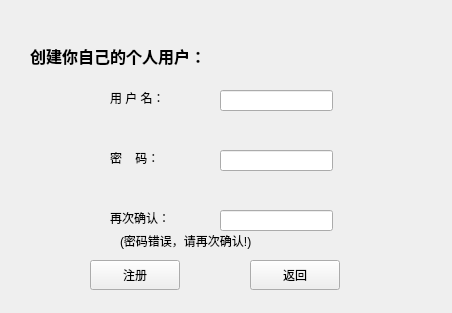
<?xml version="1.0" encoding="UTF-8"?>
<ui version="4.0">
 <class>signup</class>
 <widget class="QWidget" name="signup">
  <property name="geometry">
   <rect>
    <x>0</x>
    <y>0</y>
    <width>452</width>
    <height>313</height>
   </rect>
  </property>
  <property name="windowTitle">
   <string>Form</string>
  </property>
  <widget class="QLabel" name="label">
   <property name="geometry">
    <rect>
     <x>110</x>
     <y>90</y>
     <width>72</width>
     <height>15</height>
    </rect>
   </property>
   <property name="text">
    <string>用 户 名：</string>
   </property>
  </widget>
  <widget class="QLabel" name="label_2">
   <property name="geometry">
    <rect>
     <x>110</x>
     <y>150</y>
     <width>72</width>
     <height>15</height>
    </rect>
   </property>
   <property name="text">
    <string>密    码：</string>
   </property>
  </widget>
  <widget class="QLabel" name="label_3">
   <property name="geometry">
    <rect>
     <x>110</x>
     <y>210</y>
     <width>72</width>
     <height>15</height>
    </rect>
   </property>
   <property name="text">
    <string>再次确认：</string>
   </property>
  </widget>
  <widget class="QLineEdit" name="lineEdit">
   <property name="geometry">
    <rect>
     <x>220</x>
     <y>90</y>
     <width>113</width>
     <height>21</height>
    </rect>
   </property>
  </widget>
  <widget class="QLineEdit" name="lineEdit_2">
   <property name="geometry">
    <rect>
     <x>220</x>
     <y>150</y>
     <width>113</width>
     <height>21</height>
    </rect>
   </property>
  </widget>
  <widget class="QLineEdit" name="lineEdit_3">
   <property name="geometry">
    <rect>
     <x>220</x>
     <y>210</y>
     <width>113</width>
     <height>21</height>
    </rect>
   </property>
  </widget>
  <widget class="QLabel" name="label_4">
   <property name="geometry">
    <rect>
     <x>30</x>
     <y>40</y>
     <width>231</width>
     <height>31</height>
    </rect>
   </property>
   <property name="font">
    <font>
     <family>Adobe Arabic</family>
     <pointsize>12</pointsize>
     <weight>75</weight>
     <bold>true</bold>
    </font>
   </property>
   <property name="text">
    <string>创建你自己的个人用户：</string>
   </property>
  </widget>
  <widget class="QPushButton" name="pushButton">
   <property name="geometry">
    <rect>
     <x>90</x>
     <y>260</y>
     <width>90</width>
     <height>30</height>
    </rect>
   </property>
   <property name="text">
    <string>注册</string>
   </property>
  </widget>
  <widget class="QPushButton" name="pushButton_2">
   <property name="geometry">
    <rect>
     <x>250</x>
     <y>260</y>
     <width>90</width>
     <height>30</height>
    </rect>
   </property>
   <property name="styleSheet">
    <string notr="true"/>
   </property>
   <property name="text">
    <string>返回</string>
   </property>
  </widget>
  <widget class="QLabel" name="label_5">
   <property name="geometry">
    <rect>
     <x>120</x>
     <y>230</y>
     <width>191</width>
     <height>21</height>
    </rect>
   </property>
   <property name="styleSheet">
    <string notr="true">font: 12pt &quot;隶书&quot;;</string>
   </property>
   <property name="text">
    <string>(密码错误，请再次确认!)</string>
   </property>
  </widget>
 </widget>
 <resources/>
 <connections/>
</ui>
